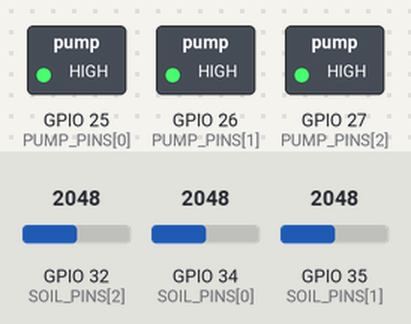
The sketch below on a simulated ESP32. Shown: switched loads named in the sketch (green lamp = pin HIGH). The inputs (shaded band) are chosen by the test bench; at power-on: GPIO 32 (SOIL_PINS[2]) = 2048, GPIO 34 (SOIL_PINS[0]) = 2048, GPIO 35 (SOIL_PINS[1]) = 2048. WiFi joins after 1.5 s; servers stay silent unless stated; no MQTT or app messages arrive unless stated; what the sketch prints to the serial monitor is not drawn.

Above: at 2.9 s.
3.0 s: GPIO 32 (SOIL_PINS[2]) set to 2171
At 5.23 s:
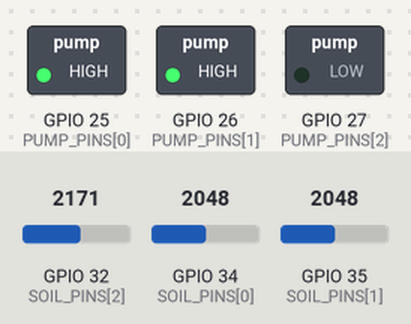
7.5 s: GPIO 34 (SOIL_PINS[0]) set to 2139
At 10.24 s:
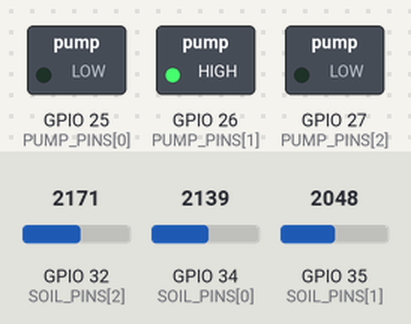
At 15.1 s:
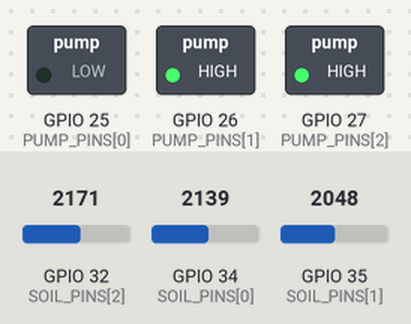
Timing chart, 0 to 16.5 s (numbered marks = the images above; inputs shaded):
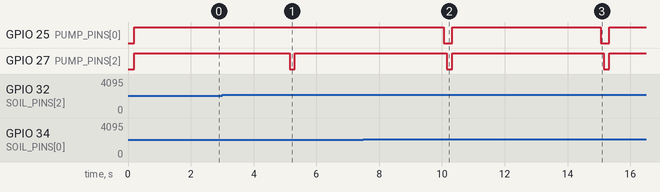

The sketch:

esp32_irrigation.ino
```cpp
/*
 * 数字孪生灌溉系统 - ESP32 边缘主控固件 v3.0.0
 * =================================================
 * 功能：
 *   1. 采集 3 路电容式土壤湿度（GPIO34/35/32，ADC1）
 *   2. 控制 3 路水泵（GPIO25/26/27，继电器低电平触发）
 *   3. 通过 MQTT 每 5 秒上报 3 路数据到服务器
 *   4. 订阅 MQTT 控制指令，远程启动/停止灌溉
 *   5. 本地自动灌溉兜底：湿度低于阈值自动开泵，到时自动关泵
 *
 * 依赖库（Arduino IDE 库管理器安装）：
 *   - PubSubClient by Nick O'Leary
 *
 * 硬件接线见《硬件物料清单与接线手册.md》
 */

#include <WiFi.h>
#include <PubSubClient.h>

// ===================== WiFi 配置 =====================
// TODO: 烧录前改为现场 WiFi（勿提交真实密码到公开仓库）
const char* WIFI_SSID = "你的WiFi名称";
const char* WIFI_PASSWORD = "你的WiFi密码";

// ===================== MQTT 配置 =====================
// TODO: 部署后替换为服务器 IP（真实 IP 见内部部署文档，勿提交）
const char* MQTT_SERVER = "你的服务器IP";
const int   MQTT_PORT = 1883;
const char* MQTT_CLIENT_ID = "esp32_irrigation_01";

// 主题（与《系统接口契约v3.md》一致）
const char* TOPIC_SENSORS = "farm/device01/sensors";   // 数据上报
const char* TOPIC_STATUS  = "farm/device01/status";    // 心跳
const char* TOPIC_CONTROL = "farm/device01/control";   // 控制指令

// ===================== 引脚定义 =====================
const int PUMP_PINS[3] = {25, 26, 27};   // 继电器 IN1/IN2/IN3
const int SOIL_PINS[3] = {34, 35, 32};   // 湿度传感器 AO（ADC1，输入专用）

// 继电器触发电平（低电平触发模块）
#define PUMP_ON   LOW    // 输出低电平 = 继电器吸合 = 水泵开
#define PUMP_OFF  HIGH   // 输出高电平 = 继电器断开 = 水泵关

// ===================== 土壤湿度标定 =====================
// 电容式传感器输出 0~3.3V 模拟电压，ESP32 读到 0~4095。
// 标定方法（务必实测，不同传感器/批次差异大）：
//   1. 传感器悬空（最干燥）：看串口打印的原始值 → 填入 DRY_ADC
//   2. 传感器插入水中（最湿）：看串口打印的原始值 → 填入 WET_ADC
// 说明：多数电容式传感器"越湿读数越大"；若你的传感器相反，交换两个值即可，
//       map() 会自动按方向正确映射，无需改代码逻辑。
const int DRY_ADC = 2500;   // TODO: 干燥时实测值
const int WET_ADC = 1200;   // TODO: 浸水时实测值

// ===================== 灌溉逻辑参数 =====================
const float AUTO_IRRIGATE_THRESHOLD = 30.0;                    // 湿度低于此值自动灌溉（%）
const unsigned long DEFAULT_IRRIGATE_MS = 10UL * 60UL * 1000UL; // 默认灌溉 10 分钟
const unsigned long SEND_INTERVAL_MS = 5000;                    // 上报间隔 5 秒
const unsigned long STATUS_INTERVAL_MS = 30000;                 // 心跳间隔 30 秒

// ===================== 运行状态 =====================
WiFiClient    wifiClient;
PubSubClient  mqtt(wifiClient);

bool         pumpState[3]       = {false, false, false};  // 各泵当前状态
unsigned long pumpStartMs[3]    = {0, 0, 0};              // 各泵启动时刻
unsigned long pumpDurationMs[3] = {0, 0, 0};              // 各泵目标时长（0=手动持续）

unsigned long lastSendMs   = 0;
unsigned long lastStatusMs = 0;
int rssi = 0;   // WiFi 信号强度

// ===================== 函数声明 =====================
void setupWiFi();
void reconnectMQTT();
void mqttCallback(char* topic, byte* payload, unsigned int length);
float readSoilMoisture(int index);
void setPump(int index, bool on, unsigned long durationMs = 0);
void checkAutoIrrigation();
void reportSensors();
void publishStatus();

// ===================== 初始化 =====================
void setup() {
  Serial.begin(115200);
  delay(200);

  // 水泵引脚：输出，初始关闭
  for (int i = 0; i < 3; i++) {
    pinMode(PUMP_PINS[i], OUTPUT);
    digitalWrite(PUMP_PINS[i], PUMP_OFF);
  }

  // 湿度传感器引脚：ADC1，0~3.3V 满量程
  for (int i = 0; i < 3; i++) {
    pinMode(SOIL_PINS[i], INPUT);
    analogSetPinAttenuation(SOIL_PINS[i], ADC_11db);
  }

  // WiFi + MQTT
  setupWiFi();
  mqtt.setServer(MQTT_SERVER, MQTT_PORT);
  mqtt.setCallback(mqttCallback);
  mqtt.setBufferSize(512);

  Serial.println("\n[系统] ESP32 灌溉主控初始化完成（3路采集 + 3路控制）");
}

// ===================== 主循环 =====================
void loop() {
  if (!mqtt.connected()) {
    reconnectMQTT();
  }
  mqtt.loop();

  unsigned long now = millis();

  // 周期上报
  if (now - lastSendMs >= SEND_INTERVAL_MS) {
    lastSendMs = now;
    checkAutoIrrigation();   // 先决策，再采集上报（让上报的泵状态反映最新决策）
    reportSensors();
  }

  // 周期心跳
  if (now - lastStatusMs >= STATUS_INTERVAL_MS) {
    lastStatusMs = now;
    publishStatus();
  }

  // 检查各泵是否到时自动关闭
  for (int i = 0; i < 3; i++) {
    if (pumpState[i] && pumpDurationMs[i] > 0 && (now - pumpStartMs[i] >= pumpDurationMs[i])) {
      Serial.printf("[灌溉] 花盆%d 灌溉到时，自动停止\n", i + 1);
      setPump(i, false);
    }
  }
}

// ===================== WiFi 连接 =====================
void setupWiFi() {
  Serial.printf("连接 WiFi: %s ...", WIFI_SSID);
  WiFi.mode(WIFI_STA);
  WiFi.begin(WIFI_SSID, WIFI_PASSWORD);

  int tries = 0;
  while (WiFi.status() != WL_CONNECTED && tries < 40) {  // 最多约 20 秒
    delay(500);
    Serial.print(".");
    tries++;
  }

  if (WiFi.status() == WL_CONNECTED) {
    rssi = WiFi.RSSI();
    Serial.printf("\nWiFi 已连接! IP=%s RSSI=%d dBm\n", WiFi.localIP().toString().c_str(), rssi);
  } else {
    Serial.println("\nWiFi 连接失败，稍后重试（建议检查账号密码/信号）");
  }
}

// ===================== MQTT 重连 =====================
void reconnectMQTT() {
  while (!mqtt.connected()) {
    Serial.print("连接 MQTT 服务器...");
    if (mqtt.connect(MQTT_CLIENT_ID)) {
      Serial.println(" 已连接!");
      mqtt.subscribe(TOPIC_CONTROL);
      Serial.printf("已订阅控制主题: %s\n", TOPIC_CONTROL);
    } else {
      Serial.printf(" 失败(状态码%d)，5秒后重试\n", mqtt.state());
      delay(5000);
    }
  }
}

// ===================== MQTT 控制指令回调 =====================
// 指令格式（见契约）：{"channel":2,"action":"start","duration_minutes":5}
void mqttCallback(char* topic, byte* payload, unsigned int length) {
  String msg;
  for (unsigned int i = 0; i < length; i++) msg += (char)payload[i];
  Serial.println("[MQTT] 收到控制指令: " + msg);

  // 解析 channel（默认 1；"all" = 全部）
  int channel = 1;
  int chPos = msg.indexOf("channel");
  if (chPos >= 0) {
    int colon = msg.indexOf(':', chPos);
    if (colon >= 0) {
      String val = msg.substring(colon + 1);
      val.trim();
      if (val.indexOf("all") >= 0) {
        channel = 0;  // 全部
      } else {
        int c = val.toInt();
        if (c >= 1 && c <= 3) channel = c;
      }
    }
  }

  // 解析 action
  bool isStart = msg.indexOf("start") >= 0;
  bool isStop  = msg.indexOf("stop") >= 0;

  // 解析 duration_minutes（仅 start 有效）
  int durMin = 0;
  int durPos = msg.indexOf("duration_minutes");
  if (durPos >= 0) {
    int colon = msg.indexOf(':', durPos);
    if (colon >= 0) {
      durMin = msg.substring(colon + 1).toInt();
      if (durMin < 0) durMin = 0;
    }
  }

  if (isStop) {
    if (channel == 0) { for (int i = 0; i < 3; i++) setPump(i, false); }
    else setPump(channel - 1, false);
  } else if (isStart) {
    unsigned long durMs = durMin > 0 ? (unsigned long)durMin * 60UL * 1000UL : DEFAULT_IRRIGATE_MS;
    if (channel == 0) { for (int i = 0; i < 3; i++) setPump(i, true, durMs); }
    else setPump(channel - 1, true, durMs);
  } else {
    Serial.println("[MQTT] 无法识别的 action（应为 start/stop）");
  }
}

// ===================== 土壤湿度采集（多次采样取平均） =====================
float readSoilMoisture(int index) {
  const int SAMPLES = 10;
  long sum = 0;
  for (int i = 0; i < SAMPLES; i++) {
    sum += analogRead(SOIL_PINS[index]);
    delay(5);
  }
  int adc = sum / SAMPLES;
  // 线性映射到 0~100%，map() 支持反向（DRY_ADC/WET_ADC 大小任意）
  int pct = constrain(map(adc, DRY_ADC, WET_ADC, 0, 100), 0, 100);
  return (float)pct;
}

// ===================== 水泵控制 =====================
void setPump(int index, bool on, unsigned long durationMs) {
  if (index < 0 || index > 2) return;
  pumpState[index] = on;
  digitalWrite(PUMP_PINS[index], on ? PUMP_ON : PUMP_OFF);
  if (on) {
    pumpStartMs[index] = millis();
    pumpDurationMs[index] = durationMs;
    Serial.printf("[水泵] 花盆%d 开启（时长 %lu 秒）\n", index + 1, durationMs / 1000UL);
  } else {
    pumpDurationMs[index] = 0;
    Serial.printf("[水泵] 花盆%d 关闭\n", index + 1);
  }
}

// ===================== 自动灌溉决策（本地兜底） =====================
void checkAutoIrrigation() {
  for (int i = 0; i < 3; i++) {
    float sm = readSoilMoisture(i);
    if (!pumpState[i] && sm < AUTO_IRRIGATE_THRESHOLD) {
      Serial.printf("[自动灌溉] 花盆%d 湿度 %.1f%% 低于阈值 %.0f%%，自动开泵\n",
                    i + 1, sm, AUTO_IRRIGATE_THRESHOLD);
      setPump(i, true, DEFAULT_IRRIGATE_MS);
    }
  }
}

// ===================== 数据上报 =====================
void reportSensors() {
  float sm[3];
  for (int i = 0; i < 3; i++) sm[i] = readSoilMoisture(i);

  // 手写 JSON（避免额外依赖 ArduinoJson）
  String payload = "{";
  payload += "\"soil_1\":" + String(sm[0], 1) + ",";
  payload += "\"soil_2\":" + String(sm[1], 1) + ",";
  payload += "\"soil_3\":" + String(sm[2], 1) + ",";
  payload += "\"pump_1\":" + String(pumpState[0] ? "true" : "false") + ",";
  payload += "\"pump_2\":" + String(pumpState[1] ? "true" : "false") + ",";
  payload += "\"pump_3\":" + String(pumpState[2] ? "true" : "false");
  payload += "}";

  if (mqtt.connected()) {
    mqtt.publish(TOPIC_SENSORS, payload.c_str());
    Serial.printf("[上报] %s\n", payload.c_str());
  } else {
    Serial.println("[上报] MQTT 未连接，跳过本次上报");
  }
}

// ===================== 心跳上报 =====================
void publishStatus() {
  rssi = WiFi.RSSI();
  String payload = "{\"online\":true,\"rssi\":" + String(rssi) + "}";
  if (mqtt.connected()) {
    mqtt.publish(TOPIC_STATUS, payload.c_str());
    Serial.printf("[心跳] %s\n", payload.c_str());
  }
}
```

Measured:
- the behaviour switches between 2110 and 2111 on GPIO 32 (SOIL_PINS[2]) (found by bisection; images 0 and 1)
- the behaviour switches between 2110 and 2111 on GPIO 34 (SOIL_PINS[0]) (found by bisection; images 1 and 2)
- after the input at 3.0 s, GPIO 27 (PUMP_PINS[2]): HIGH → LOW after 2.2 s, → HIGH 0.16 s later
- after the input at 7.5 s, GPIO 25 (PUMP_PINS[0]): alternates HIGH for 4.7 s and LOW for 0.27 s, starting after 2.6 s
